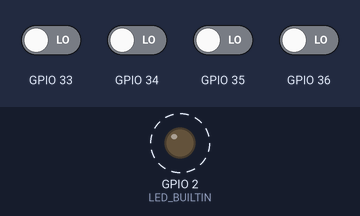
The sketch below on a simulated ESP32. Parts: output pins drawn as LEDs (lit = HIGH). Dashed ring = blinking. The test bench sets the inputs (shaded band); at power-on: GPIO 33–36 LOW. Pins used as bus, display or sensor lines are not drawn; what the sketch prints to the serial monitor is not drawn.

Above: at 1.6 s.
Timing chart, 0 to 4.0 s (numbered marks = the images above):
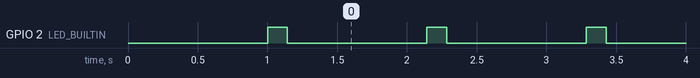

The sketch:

cs5211agp.ino
```cpp
#define TX_PIN 32

void setup()
{
  Serial.begin(115200);

  pinMode(LED_BUILTIN,OUTPUT);
  digitalWrite(LED_BUILTIN,LOW);

  pinMode(TX_PIN,OUTPUT);
  digitalWrite(TX_PIN,LOW);

  pinMode(33,INPUT);
  pinMode(34,INPUT);
  pinMode(35,INPUT);
  pinMode(36,INPUT);
  delay(1000);
}

//long Tf=69;//us // 1/14.49khz=0.069ms
long Tf=69;

int s33,s34,s35,s36;

void loop()
{
  s33=digitalRead(33);
  s34=digitalRead(34);
  s35=digitalRead(35)==1?0:1;
  s36=digitalRead(36);

  if(s33==1||s34==1||s35==1||s36==1)
  {
    Serial.print("1-33:");Serial.print(s33);Serial.print(" 2-34:");Serial.print(s34);Serial.print(" 3-35:");Serial.print(s35);Serial.print(" 4-36:");Serial.print(s36);
    Serial.println();

  //  Serial.print("Tf=");Serial.println(Tf);
  //  Serial.println("sending frame...");
  //  sendFrame();
  //  Serial.println("sent");
    if(s33==1)
    {
      digitalWrite(LED_BUILTIN,HIGH);
      sendByteBlue();sendByteBlue();sendByteBlue();sendByteBlue();
    }

    if(s34==1)
    {
      digitalWrite(LED_BUILTIN,HIGH);
      sendByteWhite();sendByteWhite();sendByteWhite();sendByteWhite();
    }

    if(s35==1)
    {
      digitalWrite(LED_BUILTIN,HIGH);
      sendByteYellow();sendByteYellow();sendByteYellow();sendByteYellow();
    }

    if(s36==1)
    {
      digitalWrite(LED_BUILTIN,HIGH);
      sendByteAll();sendByteAll();sendByteAll();sendByteAll();
    }

  //  Tf+=1;
      digitalWrite(LED_BUILTIN,LOW);
    delay(1000);
  }
}

//OSC:Tf

//bit:
//0:4T1/12T0/4T1/12T0 (1=HIGH,0=LOW)(32T)
//1:12T1/4T0/12T1/4T0
//F:4T1/12T0/12T1/4T0
//Sync:4T1/124T0(128T)

//byte:
//12bits+1Sync = 12*32T+128T = 512T

//frame:
//4 bytes (4x512T)

//byte data:
//全开：0F0F011F 0001
//黄开：0F0F011F 0010
//白开：0F0F011F 0100
//暗开：0F0F011F 1000

//void sendFrame()
//{
//  sendByte();sendByte();sendByte();sendByte();
//}
void sendByteAll()
{
  send0();sendF();send0();sendF();  send0();send1();send1();sendF();
  send0();send0();send0();send1();
  sendSync();
}
void sendByteYellow()
{
  send0();sendF();send0();sendF();  send0();send1();send1();sendF();
  send0();send0();send1();send0();
  sendSync();
}
void sendByteWhite()
{
  send0();sendF();send0();sendF();  send0();send1();send1();sendF();
  send0();send1();send0();send0();
  sendSync();
}
void sendByteBlue()
{
  send0();sendF();send0();sendF();  send0();send1();send1();sendF();
  send1();send0();send0();send0();
  sendSync();
}
void send0()
{
  digitalWrite(TX_PIN,HIGH);  delayMicroseconds(4*Tf);
  digitalWrite(TX_PIN,LOW);  delayMicroseconds(12*Tf);
  digitalWrite(TX_PIN,HIGH);  delayMicroseconds(4*Tf);
  digitalWrite(TX_PIN,LOW);  delayMicroseconds(12*Tf);
}
void send1()
{
  digitalWrite(TX_PIN,HIGH);  delayMicroseconds(12*Tf);
  digitalWrite(TX_PIN,LOW);  delayMicroseconds(4*Tf);
  digitalWrite(TX_PIN,HIGH);  delayMicroseconds(12*Tf);
  digitalWrite(TX_PIN,LOW);  delayMicroseconds(4*Tf);
}
void sendF()
{
  digitalWrite(TX_PIN,HIGH);  delayMicroseconds(4*Tf);
  digitalWrite(TX_PIN,LOW);  delayMicroseconds(12*Tf);
  digitalWrite(TX_PIN,HIGH);  delayMicroseconds(12*Tf);
  digitalWrite(TX_PIN,LOW);  delayMicroseconds(4*Tf);
}
void sendSync()
{
  digitalWrite(TX_PIN,HIGH);  delayMicroseconds(4*Tf);
  digitalWrite(TX_PIN,LOW);  delayMicroseconds(124*Tf);
}
```

Measured:
- by itself, GPIO 2 (LED_BUILTIN): alternates HIGH for 0.14 s and LOW for 1.0 s
